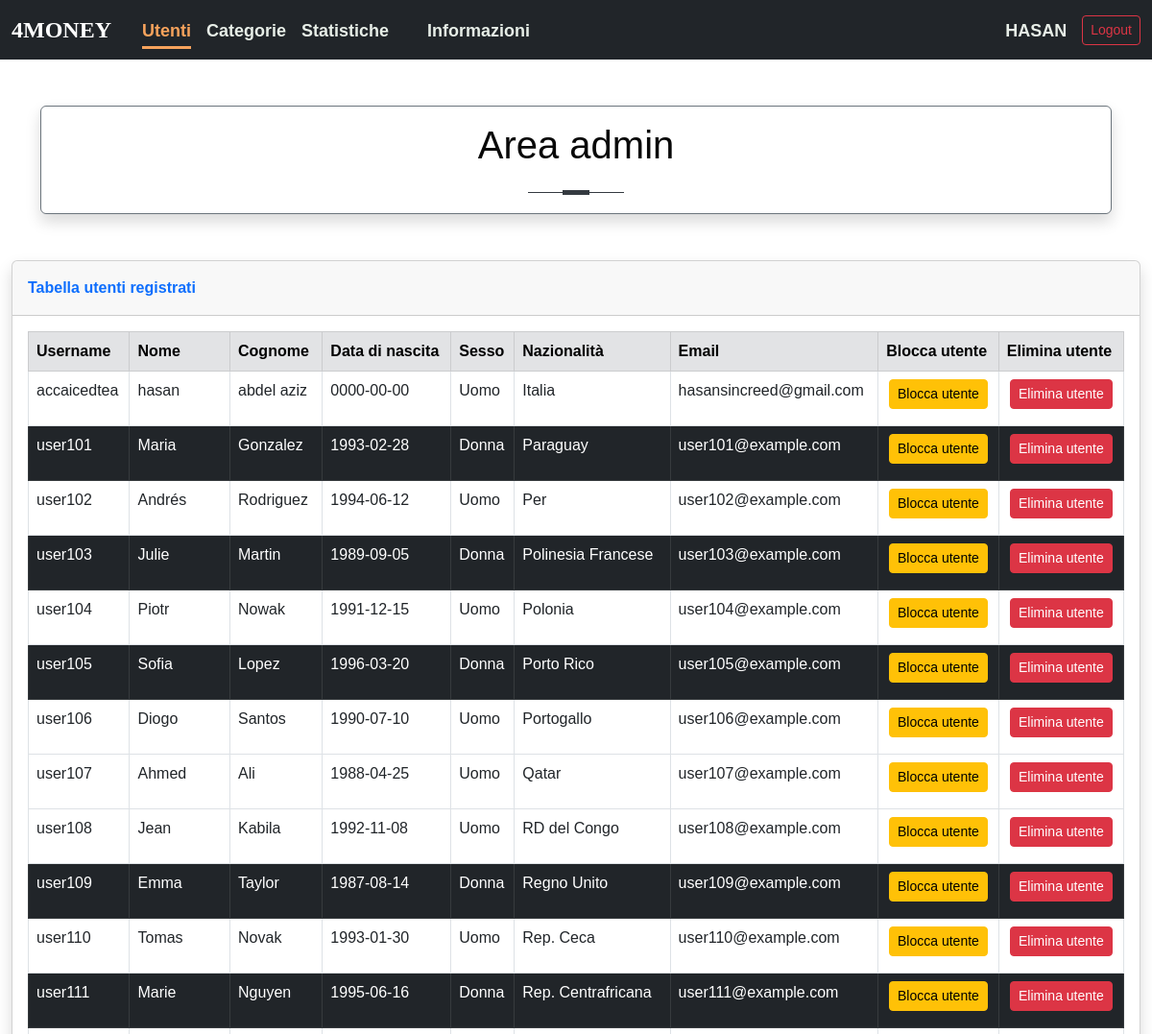
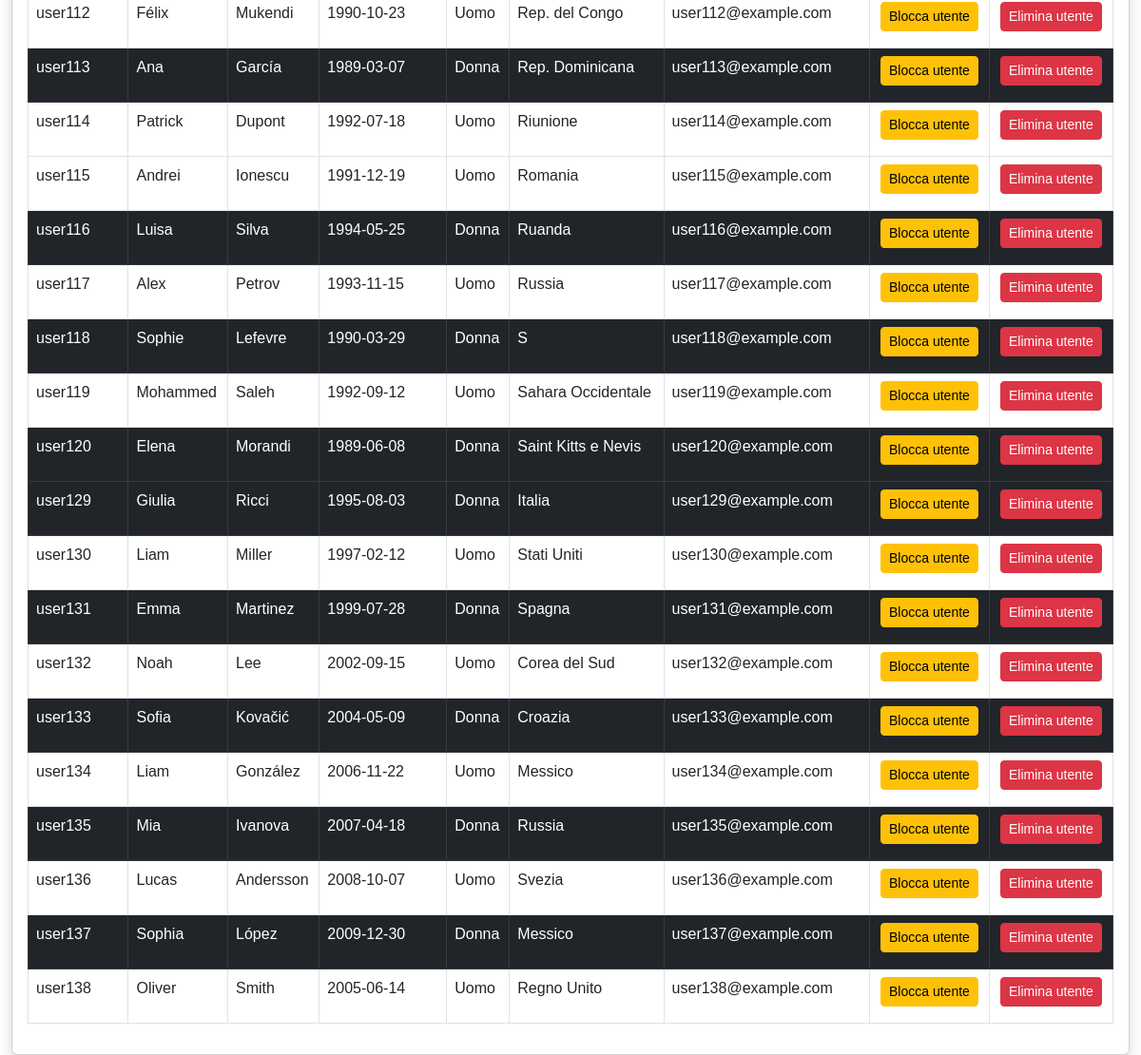
The app's page /fine/view.php (signed in) with its own data (2 pictures, top to bottom).
### tables this page shows
CREATE TABLE IF NOT EXISTS `utente` (
  `username` varchar(30) NOT NULL,
  `nome` varchar(30) NOT NULL,
  `cognome` varchar(30) NOT NULL,
  `sesso` tinyint(1) NOT NULL,
  `nazionalita` varchar(50) NOT NULL,
  `dataN` date NOT NULL,
  `email` varchar(50) NOT NULL,
  `password` varchar(42) NOT NULL,
  `pfp` varchar(60) NOT NULL,
  `saldo_ini` decimal(16,2) NOT NULL,
  PRIMARY KEY (`username`),
  KEY `nazionalità` (`nazionalita`)
);

### fine/view.php (the view, shortened to what this page needs)
<?php
    require './funzioni.php';
    $conn = db_conn();
    head($pagina);
    ?>
<body id="page-top">
    <?php
        if(isset($_SESSION['adminLog']) && $_SESSION['adminLog']== 'daje'){
            navBar($pagina,"Area admin");
        ?>
    <div id="wrapper">
        <div class="d-flex flex-column" id="content-wrapper">
            <div id="content-fluid">
                <div class="container-fluid mt-5">
                    <div class="card shadow">
                        <div class="card-header py-3">
                            <p class="text-primary m-0 fw-bold">Tabella utenti registrati</p>
                        </div>
                        <div class="card-body">
                            <div class="row">
                                <div class="table-responsive">
                                    <table class="table  table-bordered">
                                        <thead class="table-secondary">
                                            <tr>
                                                <th scope="col">Username</th>
                                                <th scope="col">Nome</th>
                                                <th scope="col">Cognome</th>
                                                <th scope="col">Data di nascita</th>
                                                <th scope="col">Sesso</th>
                                                <th scope="col">Nazionalità</th>
                                                <th scope="col">Email</th>
                                                <th scope="col">Blocca utente</th>
                                                <th scope="col">Elimina utente</th>
                                            </tr>
                                        </thead>
                                        <tbody>
                                            <?php
                                                if($_SESSION['adminLog']=='daje'){
                                                    $result = $conn->query("SELECT * FROM utente ");
                                                }
                                                $tuples = array();
                                                if($result->num_rows> 0){
                                                    $tuples= mysqli_fetch_all($result, MYSQLI_ASSOC);
                                                }
                                                $i=0;
                                                foreach ($tuples as $tuple) {
                                                    ?>
                                            <tr class="table-<?php if($tuple['sesso']==0) echo 'dark';?>">
                                                <td scope="row" data-label="Username">
                                                    <p><?php echo $tuple['username'];?></p>
                                                </td>
                                                <td data-label="Nome">
                                                    <p><?php echo $tuple['nome'];?></p>
                                                </td>
                                                <td data-label="Cognome">
                                                    <p><?php echo $tuple['cognome'];?></p>
                                                </td>
                                                <td data-label="Data di nascita">
                                                    <p><?php echo $tuple['dataN'];?></p>
                                                </td>
                                                <td data-label="Sesso">
                                                    <p><?php echo ($tuple['sesso']==1) ? "Uomo" : "Donna";?></p>
                                                </td>
                                                <td data-label="Nazionalità">
                                                    <p><?php echo $tuple['nazionalita'];?></p>
                                                </td>
                                                <td data-label="Email">
                                                    <p><?php echo $tuple['email'];?></p>
                                                </td>
                                                <td class="text-center" data-label="Blocca utente">
                                                    <?php
                                                        $un = $tuple['username'];
                                                        $sql = "SELECT password from utente WHERE username='$un'";
                                                        $result = mysqli_query($conn,$sql);
                                                        if(mysqli_num_rows($result) === 1){
                                                            $row = mysqli_fetch_assoc($result);
                                                            $pass = $row['password'];
                                                        }
                                                        if(substr($pass, -10)!='adminBlock'){?>
                                                    <form action="./blocca_utente" method="post" name="form-block-user" class="form-block-user">
                                                        <button type="submit"  class="btn btn-warning btn-sm">Blocca utente</button>
                                                    </form>
                                                    <?php }?>
                                                </td>
                                                <td class="text-center" data-label="Elimina utente">
                                                    <button type="button" name="<?php echo $tuple['username'];?>" class="btn btn-danger btn-sm" data-bs-toggle="modal" data-bs-target="#modalDeleteUser<?php echo $i?>">Elimina utente</button>
                                                    <div class="modal fade" id="modalDeleteUser<?php echo $i; $i++;?>" tabindex="-1" role="dialog" aria-labelledby="exampleModalCenterTitle" aria-hidden="true">
                                                    </div>
                                                </td>
                                            </tr>
                                            <?php
                                                }
                                                ?>
                                        </tbody>
                                    </table>
                                </div>
                            </div>
                        </div>
                    </div>
                </div>
            </div>
        </div>
    </div>
</body>
<?php }else{
    header("Location: login.php?error=ma che stavi a provà a fa limortaaaaa");
    } ?>

### fine/funzioni.php (shortened to what this page needs)
<?php
function navBar($pagina,$txt)
{
    if (isset($_SESSION["adminLog"]) && $_SESSION["adminLog"] == "daje") { ?>
    <div id="topheader" class="sticky-top ">
        <nav class="navbar navbar-expand-lg navbar-dark bg-dark">
            <div class="container-fluid">
            <div class="collapse navbar-collapse" id="navbarTogglerDemo01">
                <a class="navbar-brand logo-nav" href="./index.php">4Money</a>
                <ul class="navbar-nav me-auto mb-2 mb-lg-0">
                <li class="nav-item mt-2 ms-3">
                    <a class="<?php echo ($pagina == "Utenti")? "link-active": "link-navbar"; ?>" href="./view.php">Utenti</a>
                </li>
                <li class="nav-item mt-2 ms-3">
                    <a class="<?php echo ($pagina == "Categorie")? "link-active": "link-navbar"; ?>" href="./categorie.php">Categorie</a>
                </li>
                <li class="nav-item mt-2 ms-3">
                    <a class="<?php echo ($pagina == "Statistiche")? "link-active": "link-navbar"; ?>" href="./statistiche.php">Statistiche</a>
                </li>
                <li class="nav-item mt-2 ms-3">
                    <a class="nav-link ms-3 <?php echo ($pagina == "Informazioni")? "link-active": "link-navbar"; ?>" href="./informazioni.php">Informazioni
                    </a>
                </li>
                </ul>
                <a class=" nav-item <?php echo ($pagina == "Profilo")? "link-active": "link-navbar" ?> me-3 mt-2 text-uppercase" href="./profile.php" style="text-decoration: none"><?php echo $_SESSION[
                    "nome"
                ]; ?>
                </a>
                <a class="btn btn-sm btn-outline-danger zoom" href="./logout.php" role="button">Logout</a>
            </div>
            </div>
        </nav>
    </div>
    <?php }
     ?>
    <div class="container mt-5 popup">
    <div class="card shadow border-secondary">
        <div class="one">
            <h3 class="text-center mb-3 mt-3"><?php echo $txt;?></h3>
        </div>
    </div>
    </div>
<?php } ?>
<?php function head($pagina)
{
    ?>
    <!DOCTYPE html>
    <html lang="it">
    <head>
        <link href="https://cdn.jsdelivr.net/npm/bootstrap@5.3.0-alpha2/dist/css/bootstrap.min.css" rel="stylesheet">
        <link rel="stylesheet" href="https://cdn.jsdelivr.net/npm/bootstrap-icons@1.10.4/font/bootstrap-icons.css">
        <link rel="stylesheet" href="https://cdnjs.cloudflare.com/ajax/libs/font-awesome/6.4.0/css/all.min.css">
        <link rel="stylesheet" href="./assets/css/style.css">
    </head>
<?php
} ?>

### fine/assets/css/style.css (style rules this page uses)
:root { --highcharts-color-0: #7cb5ec; --highcharts-color-1: #f7a35c; --highcharts-color-2: #90ee7e; --highcharts-color-3: #7798bf; --highcharts-color-4: #aaeeee; --highcharts-color-5: #ff0066; --highcharts-color-6: #eeaaee; --highcharts-color-7: #55bf3b; --highcharts-color-8: #df5353; --highcharts-color-9: #7798bf; --sfondo-oro-rosa: #f0ffff; --sfondo-bluino: #96c4ed; }
.logo-nav { font-family: 'Playfair Display', serif; font-weight: bold; font-size: x-large; text-transform: uppercase; }
body { animation: cambia-colore 10s ease-in-out infinite; overflow-x: hidden; }
.link-active { font-family: 'Anton', sans-serif; font-weight: bold; font-size: large; color: var(--highcharts-color-1); padding: 0 0 5px 0; text-decoration: underline; text-underline-offset: 10px; text-decoration-thickness: 3px; }
.link-navbar { text-decoration: none; display: inline-block; font-size: large; position: relative; font-family: 'Anton', sans-serif; font-weight: bold; padding: 0 0 5px 0; color: hsl(120, 19%, 92%); }
.link-navbar:after { content: ''; position: absolute; height: 2px; width: 100%; left: 0; bottom: 0; visibility: hidden; background-color: var(--highcharts-color-1); -webkit-transition: all .1s ease; transition: all 0.3s ease; -webkit-transform: scaleX(0); -ms-transform: scaleX(0); transform: scaleX(0); }
.zoom { transition: transform .2s; }
* { padding: 0; margin:0; font-family: sans-serif; }
h3 { position: relative; padding: 0; margin: 0; font-family: "Raleway", sans-serif; font-weight: 300; font-size: 40px; color: #080808; -webkit-transition: all 0.4s ease 0s; -o-transition: all 0.4s ease 0s; transition: all 0.4s ease 0s; }
.one h3 { text-align: center; padding-bottom: 5px; }
.one h3:before { width: 28px; height: 5px; display: block; content: ""; position: absolute; bottom: 3px; left: 50%; margin-left: -14px; background-color: #343a40; }
.one h3:after { width: 100px; height: 1px; display: block; content: ""; position: relative; margin-top: 25px; left: 50%; margin-left: -50px; background-color: #343a40; }

### records on screen
utente: username "accaicedtea", nome "hasan", cognome "abdel aziz", dataN "0000-00-00", sesso "Uomo", nazionalita "Italia", email "hasansincreed@gmail.com"
utente: username "user101", nome "Maria", cognome "Gonzalez", dataN "1993-02-28", sesso "Donna", nazionalita "Paraguay", email "user101@example.com"
utente: username "user102", nome "Andrés", cognome "Rodriguez", dataN "1994-06-12", sesso "Uomo", nazionalita "Per", email "user102@example.com"
utente: username "user103", nome "Julie", cognome "Martin", dataN "1989-09-05", sesso "Donna", nazionalita "Polinesia Francese", email "user103@example.com"
utente: username "user104", nome "Piotr", cognome "Nowak", dataN "1991-12-15", sesso "Uomo", nazionalita "Polonia", email "user104@example.com"
utente: username "user105", nome "Sofia", cognome "Lopez", dataN "1996-03-20", sesso "Donna", nazionalita "Porto Rico", email "user105@example.com"
utente: username "user106", nome "Diogo", cognome "Santos", dataN "1990-07-10", sesso "Uomo", nazionalita "Portogallo", email "user106@example.com"
utente: username "user107", nome "Ahmed", cognome "Ali", dataN "1988-04-25", sesso "Uomo", nazionalita "Qatar", email "user107@example.com"
utente: username "user108", nome "Jean", cognome "Kabila", dataN "1992-11-08", sesso "Uomo", nazionalita "RD del Congo", email "user108@example.com"
utente: username "user109", nome "Emma", cognome "Taylor", dataN "1987-08-14", sesso "Donna", nazionalita "Regno Unito", email "user109@example.com"
utente: username "user110", nome "Tomas", cognome "Novak", dataN "1993-01-30", sesso "Uomo", nazionalita "Rep. Ceca", email "user110@example.com"
utente: username "user111", nome "Marie", cognome "Nguyen", dataN "1995-06-16", sesso "Donna", nazionalita "Rep. Centrafricana", email "user111@example.com"
utente: username "user112", nome "Félix", cognome "Mukendi", dataN "1990-10-23", sesso "Uomo", nazionalita "Rep. del Congo", email "user112@example.com"
utente: username "user113", nome "Ana", cognome "García", dataN "1989-03-07", sesso "Donna", nazionalita "Rep. Dominicana", email "user113@example.com"
utente: username "user114", nome "Patrick", cognome "Dupont", dataN "1992-07-18", sesso "Uomo", nazionalita "Riunione", email "user114@example.com"
utente: username "user115", nome "Andrei", cognome "Ionescu", dataN "1991-12-19", sesso "Uomo", nazionalita "Romania", email "user115@example.com"
utente: username "user116", nome "Luisa", cognome "Silva", dataN "1994-05-25", sesso "Donna", nazionalita "Ruanda", email "user116@example.com"
utente: username "user117", nome "Alex", cognome "Petrov", dataN "1993-11-15", sesso "Uomo", nazionalita "Russia", email "user117@example.com"
utente: username "user118", nome "Sophie", cognome "Lefevre", dataN "1990-03-29", sesso "Donna", nazionalita "S", email "user118@example.com"
utente: username "user119", nome "Mohammed", cognome "Saleh", dataN "1992-09-12", sesso "Uomo", nazionalita "Sahara Occidentale", email "user119@example.com"
utente: username "user120", nome "Elena", cognome "Morandi", dataN "1989-06-08", sesso "Donna", nazionalita "Saint Kitts e Nevis", email "user120@example.com"
utente: username "user129", nome "Giulia", cognome "Ricci", dataN "1995-08-03", sesso "Donna", nazionalita "Italia", email "user129@example.com"
utente: username "user130", nome "Liam", cognome "Miller", dataN "1997-02-12", sesso "Uomo", nazionalita "Stati Uniti", email "user130@example.com"
utente: username "user131", nome "Emma", cognome "Martinez", dataN "1999-07-28", sesso "Donna", nazionalita "Spagna", email "user131@example.com"
utente: username "user132", nome "Noah", cognome "Lee", dataN "2002-09-15", sesso "Uomo", nazionalita "Corea del Sud", email "user132@example.com"
utente: username "user133", nome "Sofia", cognome "Kovačić", dataN "2004-05-09", sesso "Donna", nazionalita "Croazia", email "user133@example.com"
utente: username "user134", nome "Liam", cognome "González", dataN "2006-11-22", sesso "Uomo", nazionalita "Messico", email "user134@example.com"
utente: username "user135", nome "Mia", cognome "Ivanova", dataN "2007-04-18", sesso "Donna", nazionalita "Russia", email "user135@example.com"
utente: username "user136", nome "Lucas", cognome "Andersson", dataN "2008-10-07", sesso "Uomo", nazionalita "Svezia", email "user136@example.com"
utente: username "user137", nome "Sophia", cognome "López", dataN "2009-12-30", sesso "Donna", nazionalita "Messico", email "user137@example.com"
utente: username "user138", nome "Oliver", cognome "Smith", dataN "2005-06-14", sesso "Uomo", nazionalita "Regno Unito", email "user138@example.com"

### other values on screen
$txt "Area admin"
